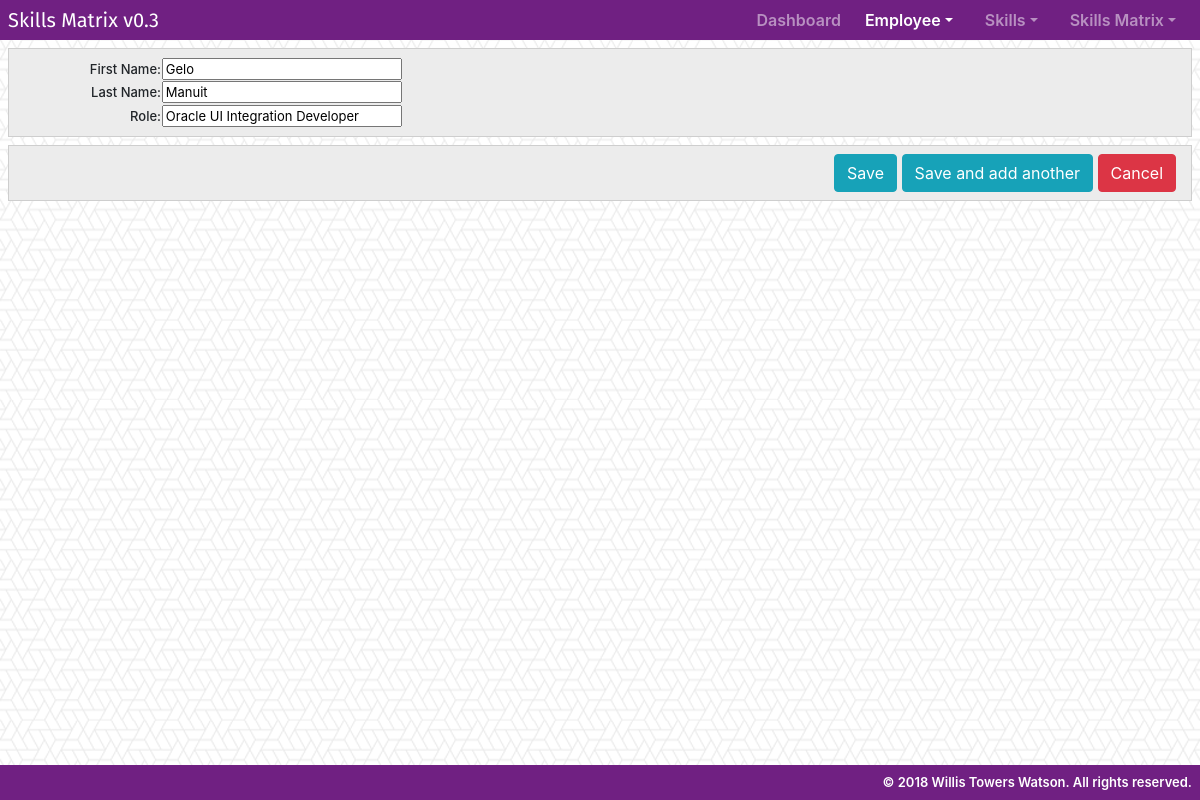
Page /skillsMatrixApp/employee/2/ on the committed database.
### skillsMatrixApp/models.py (models this page shows, shortened)
class employee(models.Model):
    firstName = models.CharField(max_length=100, verbose_name="First Name")
    lastName = models.CharField(max_length=100, verbose_name="Last Name")
    role = models.CharField(max_length=100)
    class Meta:
        verbose_name_plural = "employee"

### skillsMatrixApp/views.py (the view, shortened to what this page needs)
# urls.py: url(r'employee/(?P<pk>[0-9]+)/$', views.employeeUpdate.as_view(), name='employee-update'),
class employeeUpdate(UpdateView):
    model = employee
    fields = ['firstName', 'lastName', 'role']
    success_url = reverse_lazy('skillsMatrixApp:employee-list')

### skillsMatrixApp/templates/skillsMatrixApp/employee_form.html (shortened to what this page needs)
{% extends 'skillsMatrixApp/base.html' %}
{% block employee_active %}active{% endblock %}
{% block body %}
    <form class="form-horizontal" role="form" action="" method="post" enctype="multipart/form-data">
        {% include 'skillsMatrixApp/form-template.html' %}
        <div class="form-group sub">
            <div class="col-sm" style="text-align: right">
                <button type="submit" formnovalidate class="btn btn-info">Save</button>
                <button type="submit" formnovalidate name="another" class="btn btn-info">Save and add another</button>
                <button type="submit" formnovalidate name="cancel" class="btn btn-danger">Cancel</button>
            </div>
        </div>
    </form>
{% endblock %}

### skillsMatrixApp/templates/skillsMatrixApp/form-template.html (shortened to what this page needs)
<div class="form-tmp ">
    {% for field in form %}
        <div class="form-lbl"> {{ field.label_tag }} {{ field }}
        </div>
    {% endfor %}
</div>

### skillsMatrixApp/static/skillsMatrixApp/style.css (style rules this page uses)
body { background: white url("images/what-the-hex.png"); }
html, body { margin-bottom: 1.5rem; }
.form-tmp { border: 1px solid #cecece; margin: .5rem; padding: .5rem; background: #ececec; font-weight: 500; }
.form-lbl, .form-field { display: -webkit-box; }
.form-lbl > label { text-align: right;: 3 rem; width: 9rem; font-size: small !important; }
.form-lbl { font-size: small !important; }
.sub { background: #ececec; border: 1px solid #cecece; margin: .5rem; padding: .5rem 0; }
#id_role, #id_lastName, #id_firstName, #id_technology, #id_skillName, #id_lastModifiedByID, #id_description { width: 20vw; }
label { margin-bottom: 0 !important; }
input { line-height: 0 !important; overflow: hidden; margin: 0.05rem; }

### rows in the picture
employee: form "Gelo" "Manuit" "Oracle UI Integration Developer"

### other values in the picture
{{ field.label_tag }} "First Name:" "Last Name:" "Role:"
